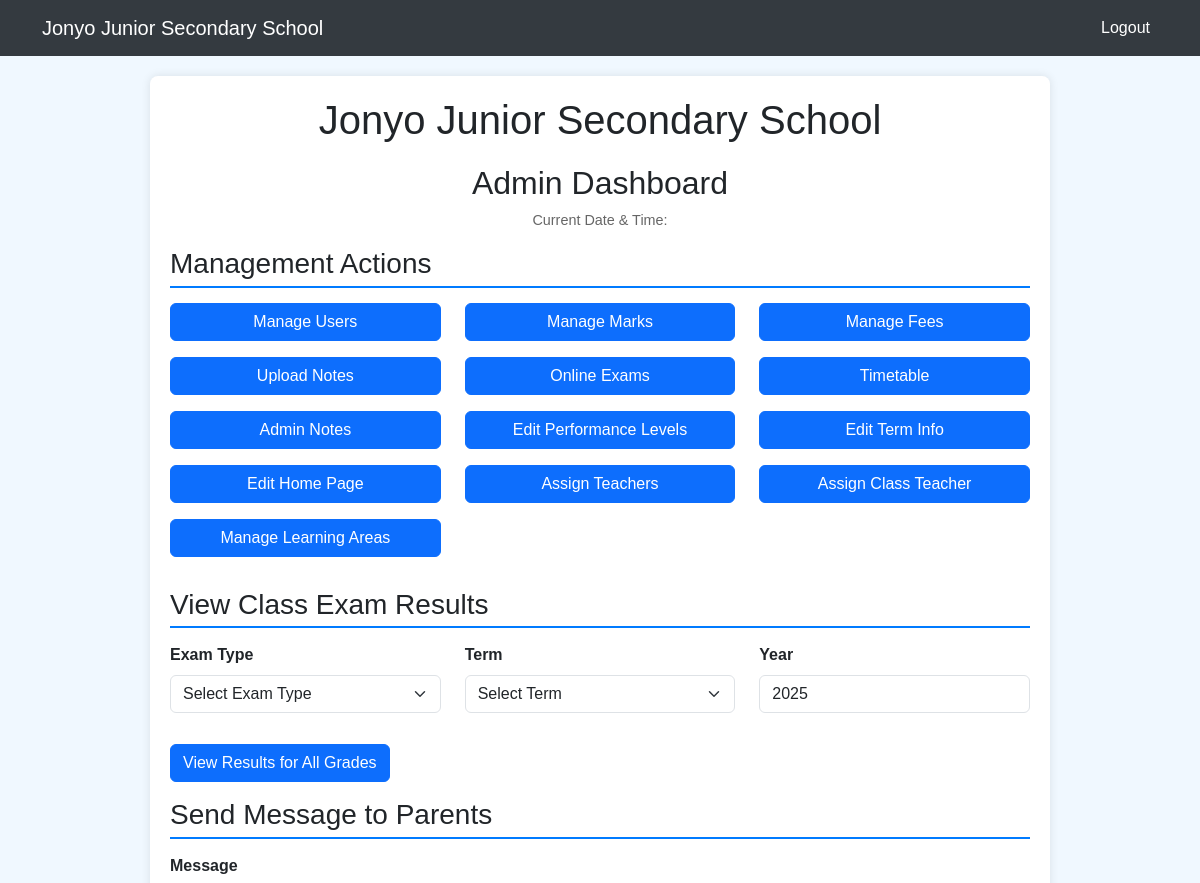
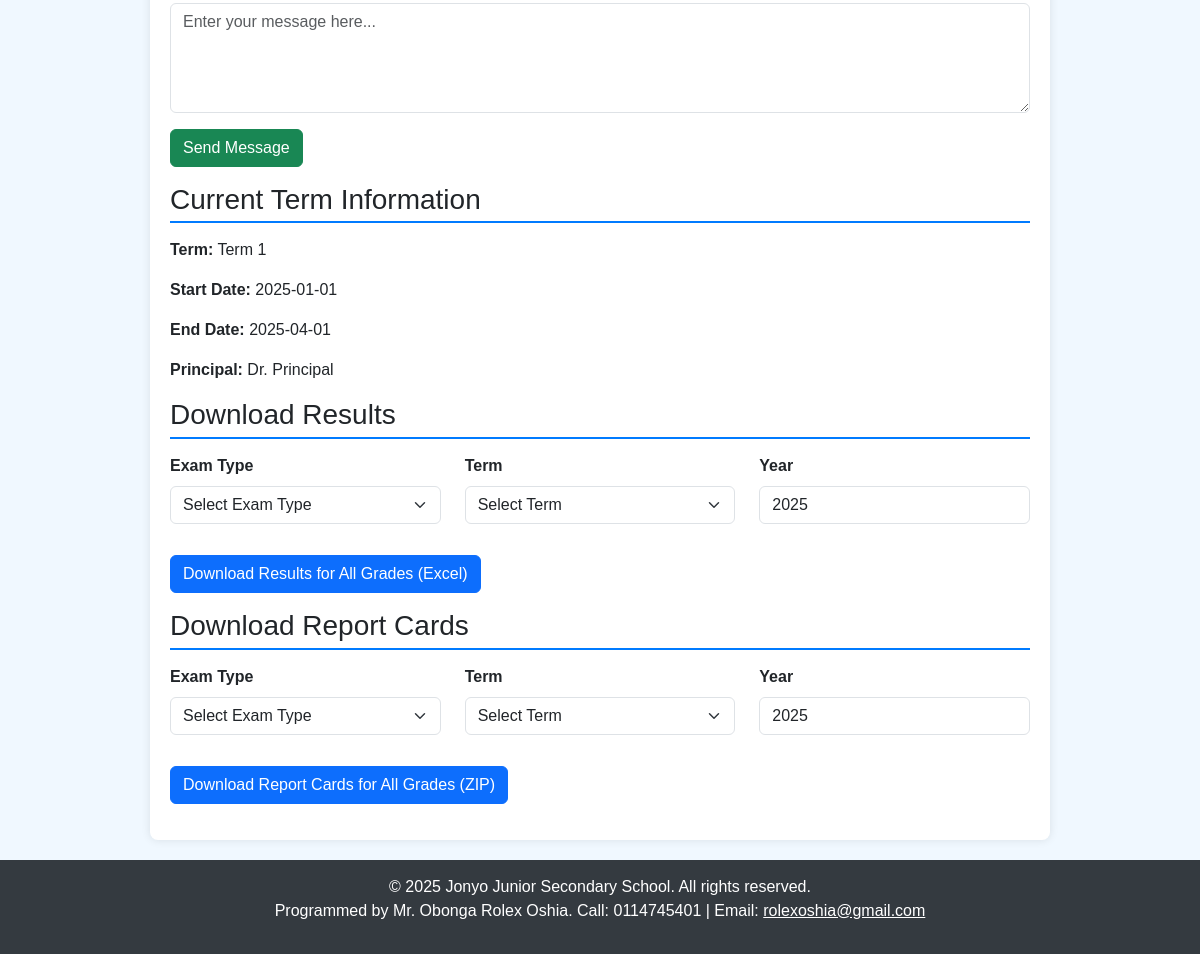
/admin_dashboard (signed in), run on the app's committed database (2 pictures, top to bottom).
### tables this page shows
CREATE TABLE term_info (
        id INTEGER PRIMARY KEY AUTOINCREMENT,
        term TEXT,
        start_date TEXT,
        end_date TEXT,
        principal_name TEXT,
        is_active INTEGER DEFAULT 0
    );

### app.py (the view, shortened to what this page needs)
@app.route('/admin_dashboard', methods=['GET', 'POST'])
@login_required
def admin_dashboard():
    if session.get('role') != 'admin':
        flash('Unauthorized access.', 'danger')
        return redirect(url_for('login'))
    conn = sqlite3.connect('jonyo_school.db')
    c = conn.cursor()
    c.execute("PRAGMA table_info(term_info)")
    columns = [col[1] for col in c.fetchall()]
    if 'is_active' in columns:
        c.execute("SELECT term, start_date, end_date, principal_name FROM term_info WHERE is_active=1")
    else:
        c.execute("SELECT term, start_date, end_date, principal_name FROM term_info ORDER BY id DESC LIMIT 1")
    term_info = c.fetchone()
    c.execute("SELECT admission_no, full_name FROM learners ORDER BY full_name")
    learners = c.fetchall()
    conn.close()
    current_year = datetime.now().year
    return render_template('admin_dashboard.html', term_info=term_info, learners=learners, current_year=current_year)

### app.py (called while the page is built, shortened)
@app.context_processor
def inject_tokens():
    delete_token = hashlib.md5(f"{current_user.id if current_user.is_authenticated else 'guest'}{app.config['SECRET_KEY']}{int(time.time())//3600}".encode()).hexdigest()
    return dict(delete_token=delete_token, csrf_token=lambda: session.get('csrf_token', ''))

@login_manager.user_loader
def load_user(user_id):
    try:
        conn = sqlite3.connect('jonyo_school.db')
        c = conn.cursor()
        c.execute("SELECT id, username, role, full_name FROM users WHERE id=?", (user_id,))
        user_data = c.fetchone()
        if user_data:
            session['role'] = user_data[2]
            session['full_name'] = user_data[3]
            conn.close()
            return User(user_data[0], user_data[1], user_data[2], user_data[3])
    except sqlite3.Error as e:
        logging.error(f"Database error in load_user for user_id {user_id}: {str(e)}")
        return None

### templates/admin_dashboard.html (shortened to what this page needs)
<!DOCTYPE html>
<html lang="en">
<head>
    <link rel="stylesheet" href="https://cdn.jsdelivr.net/npm/bootstrap@5.3.0/dist/css/bootstrap.min.css">
</head>
<body>
    <nav class="navbar navbar-expand-lg">
        <div class="container">
            <a class="navbar-brand" href="{{ url_for('admin_dashboard') }}">Jonyo Junior Secondary School</a>
            <div class="collapse navbar-collapse">
                <ul class="navbar-nav ms-auto">
                    <li class="nav-item"><a class="nav-link" href="{{ url_for('logout') }}">Logout</a></li>
                </ul>
            </div>
        </div>
    </nav>
    <div class="container dashboard-container">
        <h1 class="school-header">Jonyo Junior Secondary School</h1>
        <h2 class="text-center">Admin Dashboard</h2>
        <div class="current-datetime">
            Current Date & Time: {{ current_date }} {{ current_time }}
        </div>
        <h3 class="section-title">Management Actions</h3>
        <div class="row">
            <div class="col-md-4 mb-3">
                <a href="{{ url_for('manage_users') }}" class="btn btn-primary w-100">Manage Users</a>
            </div>
            <div class="col-md-4 mb-3">
                <a href="{{ url_for('manage_marks') }}" class="btn btn-primary w-100">Manage Marks</a>
            </div>
            <div class="col-md-4 mb-3">
                <a href="{{ url_for('manage_fees') }}" class="btn btn-primary w-100">Manage Fees</a>
            </div>
            <div class="col-md-4 mb-3">
                <a href="{{ url_for('upload_notes') }}" class="btn btn-primary w-100">Upload Notes</a>
            </div>
            <div class="col-md-4 mb-3">
                <a href="{{ url_for('online_exam') }}" class="btn btn-primary w-100">Online Exams</a>
            </div>
            <div class="col-md-4 mb-3">
                <a href="{{ url_for('timetable') }}" class="btn btn-primary w-100">Timetable</a>
            </div>
            <div class="col-md-4 mb-3">
                <a href="{{ url_for('admin_notes') }}" class="btn btn-primary w-100">Admin Notes</a>
            </div>
            <div class="col-md-4 mb-3">
                <a href="{{ url_for('edit_performance') }}" class="btn btn-primary w-100">Edit Performance Levels</a>
            </div>
            <div class="col-md-4 mb-3">
                <a href="{{ url_for('edit_term') }}" class="btn btn-primary w-100">Edit Term Info</a>
            </div>
            <div class="col-md-4 mb-3">
                <a href="{{ url_for('edit_home') }}" class="btn btn-primary w-100">Edit Home Page</a>
            </div>
            <div class="col-md-4 mb-3">
                <a href="{{ url_for('assign_teachers') }}" class="btn btn-primary w-100">Assign Teachers</a>
            </div>
            <div class="col-md-4 mb-3">
                <a href="{{ url_for('assign_class_teacher') }}" class="btn btn-primary w-100">Assign Class Teacher</a>
            </div>
            <div class="col-md-4 mb-3">
                <a href="{{ url_for('manage_learning_areas') }}" class="btn btn-primary w-100">Manage Learning Areas</a>
            </div>
        </div>
        <h3 class="section-title">View Class Exam Results</h3>
        <form action="{{ url_for('view_class_exam_results') }}" method="POST" aria-label="View Class Exam Results Form">
            <div class="row">
                <div class="col-md-4 mb-3">
                    <label for="exam_type_results" class="form-label">Exam Type</label>
                    <select class="form-select" id="exam_type_results" name="exam_type" required aria-required="true">
                        <option value="" disabled selected>Select Exam Type</option>
                    </select>
                </div>
                <div class="col-md-4 mb-3">
                    <label for="term_results" class="form-label">Term</label>
                    <select class="form-select" id="term_results" name="term" required aria-required="true">
                        <option value="" disabled selected>Select Term</option>
                    </select>
                </div>
                <div class="col-md-4 mb-3">
                    <label for="year_results" class="form-label">Year</label>
                    <input type="number" class="form-control" id="year_results" name="year" value="{{ current_year }}" min="2020" max="2030" required aria-required="true">
                </div>
            </div>
            <div class="mb-3">
                <button type="submit" class="btn btn-primary">View Results for All Grades</button>
            </div>
        </form>
        <h3 class="section-title">Send Message to Parents</h3>
        <form action="{{ url_for('send_message') }}" method="POST" aria-label="Send Message to Parents Form">
            <div class="mb-3">
                <label for="message" class="form-label">Message</label>
                <textarea class="form-control" id="message" name="message" rows="4" placeholder="Enter your message here..." required aria-required="true"></textarea>
            </div>
            <div class="mb-3">
                <button type="submit" class="btn btn-success">Send Message</button>
            </div>
        </form>
        <h3 class="section-title">Current Term Information</h3>
        {% if term_info %}
            <p><strong>Term:</strong> {{ term_info[0] }}</p>
            <p><strong>Start Date:</strong> {{ term_info[1] }}</p>
            <p><strong>End Date:</strong> {{ term_info[2] }}</p>
            <p><strong>Principal:</strong> {{ term_info[3] }}</p>
        {% else %}
            <p>No term information set.</p>
        {% endif %}
        <h3 class="section-title">Download Results</h3>
        <form action="{{ url_for('download_results') }}" method="POST" aria-label="Download Results Form">
            <div class="row">
                <div class="col-md-4 mb-3">
                    <label for="exam_type_download" class="form-label">Exam Type</label>
                    <select class="form-select" id="exam_type_download" name="exam_type" required aria-required="true">
                        <option value="" disabled selected>Select Exam Type</option>
                    </select>
                </div>
                <div class="col-md-4 mb-3">
                    <label for="term_download" class="form-label">Term</label>
                    <select class="form-select" id="term_download" name="term" required aria-required="true">
                        <option value="" disabled selected>Select Term</option>
                    </select>
                </div>
                <div class="col-md-4 mb-3">
                    <label for="year_download" class="form-label">Year</label>
                    <input type="number" class="form-control" id="year_download" name="year" value="{{ current_year }}" min="2020" max="2030" required aria-required="true">
                </div>
            </div>
            <div class="mb-3">
                <button type="submit" class="btn btn-primary">Download Results for All Grades (Excel)</button>
            </div>
        </form>
        <h3 class="section-title">Download Report Cards</h3>
        <form action="{{ url_for('download_report_cards') }}" method="POST" aria-label="Download Report Cards Form">
            <div class="row">
                <div class="col-md-4 mb-3">
                    <label for="exam_type_cards" class="form-label">Exam Type</label>
                    <select class="form-select" id="exam_type_cards" name="exam_type" required aria-required="true">
                        <option value="" disabled selected>Select Exam Type</option>
                    </select>
                </div>
                <div class="col-md-4 mb-3">
                    <label for="term_cards" class="form-label">Term</label>
                    <select class="form-select" id="term_cards" name="term" required aria-required="true">
                        <option value="" disabled selected>Select Term</option>
                    </select>
                </div>
                <div class="col-md-4 mb-3">
                    <label for="year_cards" class="form-label">Year</label>
                    <input type="number" class="form-control" id="year_cards" name="year" value="{{ current_year }}" min="2020" max="2030" required aria-required="true">
                </div>
            </div>
            <div class="mb-3">
                <button type="submit" class="btn btn-primary">Download Report Cards for All Grades (ZIP)</button>
            </div>
        </form>
    </div>
    <footer class="footer">
        <p>© {{ current_year }} Jonyo Junior Secondary School. All rights reserved.<br>
        Programmed by Mr. Obonga Rolex Oshia. Call: 0114745401 | Email: <a href="mailto:rolexoshia@gmail.com">rolexoshia@gmail.com</a></p>
    </footer>
</body>
</html>

### templates/admin_dashboard.html (style rules this page uses)
body { background-color: #f0f8ff; font-family: Arial, sans-serif; }
.navbar, .footer { background-color: #343a40; color: #ffffff; }
.navbar-brand, .nav-link, .footer a { color: #ffffff !important; }
.dashboard-container { margin: 20px auto; padding: 20px; background-color: #ffffff; border-radius: 8px; box-shadow: 0 0 10px rgba(0,0,0,0.1); max-width: 900px; }
.footer { text-align: center; padding: 15px 0; position: relative; bottom: 0; width: 100%; }
.section-title { border-bottom: 2px solid #007bff; padding-bottom: 5px; margin-bottom: 15px; }
.school-header { text-align: center; margin-bottom: 20px; }
.form-label { font-weight: bold; }
.form-select, .form-control { max-width: 100%; word-wrap: break-word; }
.row { margin-bottom: 15px; }
.current-datetime { text-align: center; font-size: 0.9em; color: #666; margin-bottom: 15px; }

### data on the page
term_info: term "Term 1", start_date "2025-01-01", end_date "2025-04-01", principal_name "Dr. Principal"
